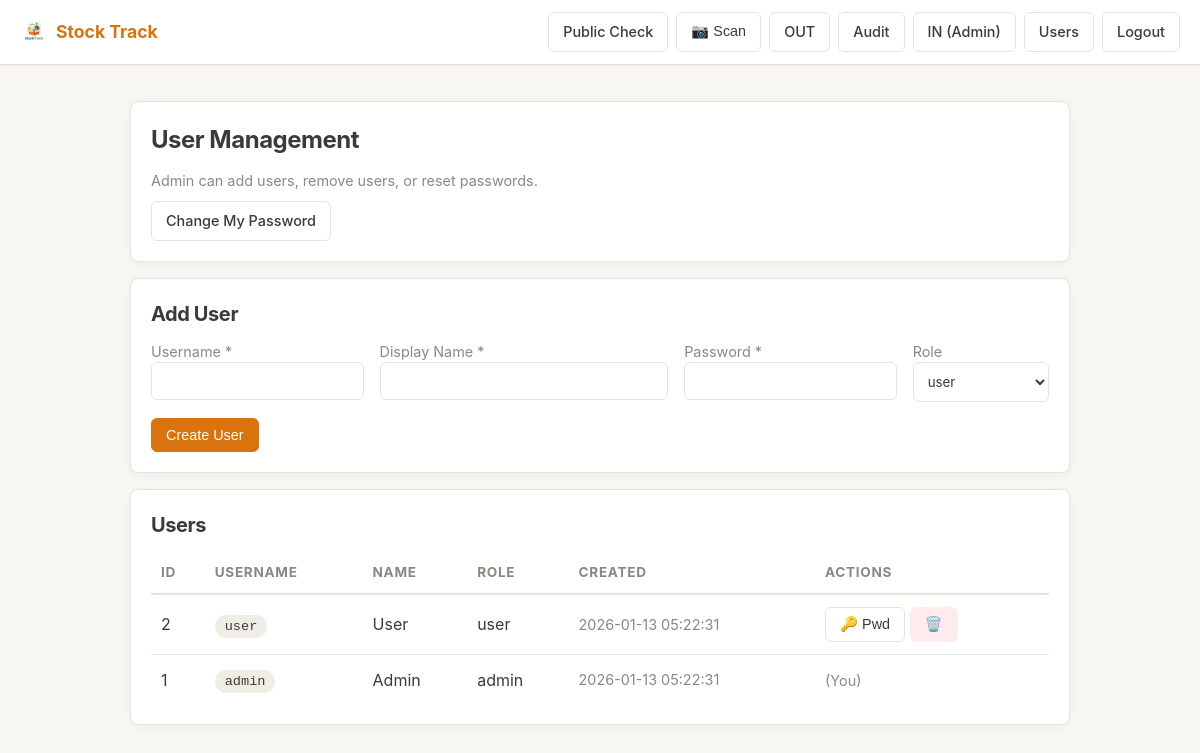
/users.php (signed in), run on the app's committed database.
### tables this page shows
CREATE TABLE users(
  id INTEGER PRIMARY KEY AUTOINCREMENT,
  username TEXT NOT NULL UNIQUE,
  pass_hash TEXT NOT NULL,
  display_name TEXT NOT NULL,
  role TEXT NOT NULL CHECK(role IN ('admin','user')) DEFAULT 'user',
  created_at TEXT NOT NULL DEFAULT (datetime('now'))
, view_pref TEXT DEFAULT 'SIMPLE');

### app/auth.php (called while the page is built, shortened)
<?php
function h(string $s): string { return htmlspecialchars($s, ENT_QUOTES, 'UTF-8'); }
function current_user(): ?array { return $_SESSION['user'] ?? null; }
function require_login(): array {
  $u = current_user();
  return $u;
}
function require_admin(): array {
  $u = require_login();
  return $u;
}

### users.php (the view, shortened to what this page needs)
<?php
require_once __DIR__ . '/app/layout.php';
$admin = require_admin();
$pdo = db();
$rows = $pdo->query("SELECT id,username,display_name,role,created_at FROM users ORDER BY id DESC")->fetchAll();
?>
<div class="card">
  <h1>User Management</h1>
  <div class="muted">Admin can add users, remove users, or reset passwords.</div>
  <div style="margin-top:10px"><a class="btn" href="/password.php">Change My Password</a></div>
</div>
<div class="card">
  <h2>Add User</h2>
  <form method="post" class="grid">
    <div class="col-3"><div class="muted">Username *</div><input name="username" required /></div>
    <div class="col-4"><div class="muted">Display Name *</div><input name="display_name" required /></div>
    <div class="col-3"><div class="muted">Password *</div><input type="password" name="password" required /></div>
    <div class="col-2">
      <div class="muted">Role</div>
      <select name="role"><option value="user">user</option><option value="admin">admin</option></select>
    </div>
    <div class="col-12"><button class="btn" type="submit">Create User</button></div>
  </form>
</div>
<div class="card">
  <h2>Users</h2>
  <table>
    <thead><tr><th>ID</th><th>Username</th><th>Name</th><th>Role</th><th>Created</th><th>Actions</th></tr></thead>
    <tbody>
      <?php foreach($rows as $r): ?>
      <tr>
        <td><?php echo (int)$r['id']; ?></td>
        <td><span class="pill"><?php echo h($r['username']); ?></span></td>
        <td><?php echo h($r['display_name']); ?></td>
        <td><?php echo h($r['role']); ?></td>
        <td class="muted"><?php echo h($r['created_at']); ?></td>
        <td>
            <?php if((int)$r['id'] !== $admin['id']): ?>
                <button class="btn" onclick="openResetModal(<?php echo $r['id']; ?>, '<?php echo h($r['username']); ?>')">🔑 Pwd</button>
                <button class="btn btn-del" onclick="deleteUser(<?php echo $r['id']; ?>, '<?php echo h($r['username']); ?>')">🗑️</button>
            <?php else: ?>
                <span class="muted">(You)</span>
            <?php endif; ?>
        </td>
      </tr>
      <?php endforeach; ?>
    </tbody>
  </table>
</div>

### assets/style.css (style rules this page uses)
:root { --bg-body: #f7f6f3; --bg-card: #ffffff; --bg-input: #ffffff; --border: #e6e4d9; --text-main: #3b3a36; --text-muted: #8a8880; --primary: #d9730d; --primary-hover: #bf6308; --pill-bg: #f0ede6; --success: #44803f; --success-bg: #d4edda; --success-text: #155724; --danger: #cf4638; --danger-bg: #f8d7da; --danger-text: #721c24; --shadow: 0 2px 8px rgba(0,0,0,0.04); --font-base: -apple-system, BlinkMacSystemFont, "Segoe UI", Roboto, Helvetica, Arial, sans-serif; }
* { box-sizing: border-box; }
body { margin: 0; font-family: var(--font-base); background: var(--bg-body); color: var(--text-main); line-height: 1.5; }
a { color: inherit; text-decoration: none; transition: opacity 0.2s; }
.btn { display: inline-flex; align-items: center; gap: 6px; padding: 8px 14px; border: 1px solid var(--border); border-radius: 6px; background: var(--bg-input); color: var(--text-main); font-size: 0.9rem; font-weight: 500; cursor: pointer; transition: all 0.2s; }
button[type="submit"] { background: var(--primary); color: white; border-color: var(--primary); }
.btn-del { background: #ffebeb; color: var(--danger); border-color: #ffebeb; }
.card { background: var(--bg-card); border: 1px solid var(--border); border-radius: 8px; padding: 20px; margin: 16px 0; box-shadow: var(--shadow); }
h1, h2 { margin: 0 0 12px 0; letter-spacing: -0.02em; }
h1 { font-size: 1.5rem; }
h2 { font-size: 1.25rem; }
.muted { color: var(--text-muted); font-size: 0.9rem; }
.grid { display: grid; grid-template-columns: repeat(12, 1fr); gap: 16px; }
.col-12 { grid-column: span 12; }
.col-4 { grid-column: span 4; }
.col-3 { grid-column: span 3; }
.col-2 { grid-column: span 2; }
input, select, textarea { width: 100%; padding: 10px; border-radius: 6px; border: 1px solid var(--border); background: var(--bg-input); color: var(--text-main); outline: none; font-family: inherit; transition: border-color 0.2s; }
table { width: 100%; border-collapse: collapse; min-width: 600px; }
th { text-align: left; color: var(--text-muted); font-size: 0.85rem; text-transform: uppercase; letter-spacing: 0.05em; border-bottom: 2px solid var(--border); padding: 10px; }
td { padding: 12px 10px; border-bottom: 1px solid var(--border); }
tr:last-child td { border-bottom: none; }
.pill { padding: 4px 10px; border-radius: 99px; background: var(--pill-bg); font-size: 0.85rem; font-family: monospace; }

### data on the page
users: id "2", username "user", display_name "User", role "user", created_at "2026-01-13 05:22:31"
users: id "1", username "admin", display_name "Admin", role "admin", created_at "2026-01-13 05:22:31", shows "(You)"
